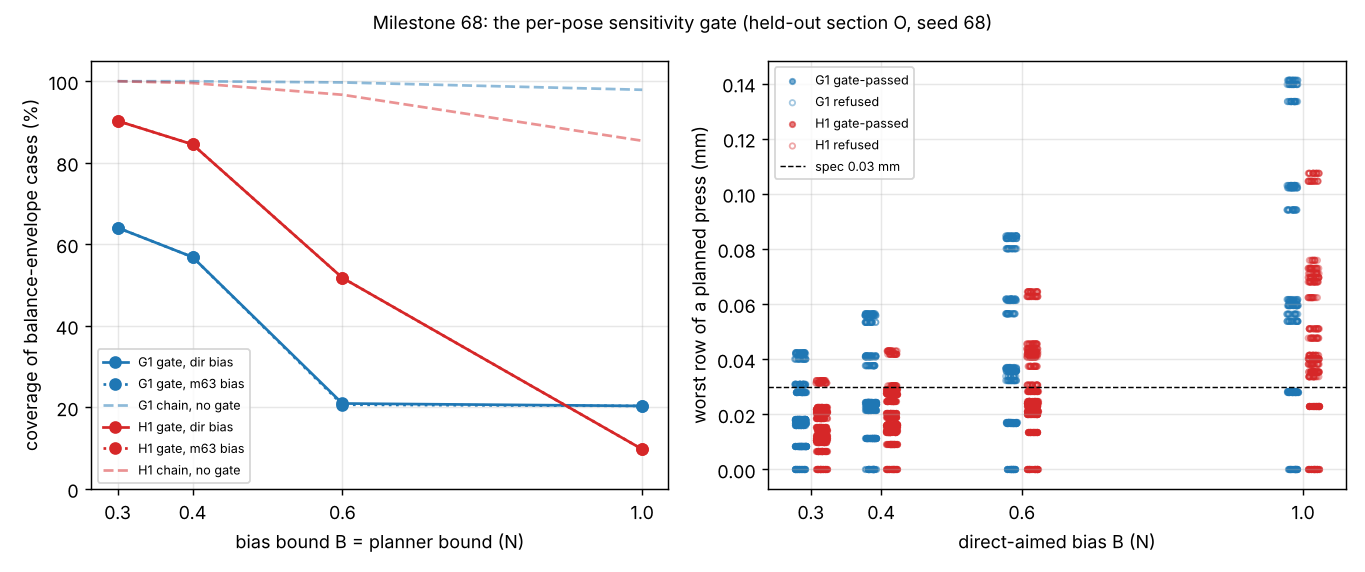

Python code for this plot:
"""Figure for milestone 68: python experiments/m68_jgate/figure.py (reads results.json).

Left: gate coverage (share of balance-envelope cases the gate Y_k + B ||J_k||_table <= 0.03 mm passes) against the
bias bound B, per robot and adversary, beside the chain's own coverage with no gate. Right: the worst row of each
planned press against B, gate-passed presses filled and refused ones hollow, with the 0.03 mm spec."""
import json
import os

import matplotlib
matplotlib.use("Agg")
import matplotlib.pyplot as plt  # noqa: E402
import numpy as np  # noqa: E402

HERE = os.path.dirname(os.path.abspath(__file__))
D = json.load(open(os.path.join(HERE, "results.json")))
SPEC, BS, S = D["spec_mm"], D["bs"], D["S"]
AX = ("y", "z", "yd", "zd")


def planned(r):
    if "out" not in r:
        return None
    if r["out"].get("y") is not None:
        return r["out"]
    e = r.get("esc", {})
    for k, m in (("u", "Mu"), ("s", "S")):
        if e.get(m) is not None and e.get(k):
            return e[k]
    return None


fig, (a1, a2) = plt.subplots(1, 2, figsize=(10.5, 4.4))
for i, (n, col) in enumerate((("g1", "C0"), ("h1", "C3"))):
    for a, ls in (("dir", "-"), ("m63", ":")):
        a1.plot(BS, [S[f"{n} {b:g} {a}"]["gcov"] for b in BS], ls, color=col, marker="o",
                label=f"{n.upper()} gate, {a} bias")
    a1.plot(BS, [S[f"{n} {b:g} dir"]["ccov"] for b in BS], "--", color=col, alpha=0.5, label=f"{n.upper()} chain, no gate")
    tab = D["table"][n]
    for j, b in enumerate(BS):
        wp, wr = [], []
        for x in D["runs"]:
            if x["robot"] != n:
                continue
            for rec in x["rows"]:
                gn = tab.get(str(rec["pose"]))
                for sc in ("+", "-"):
                    p = planned(rec["cases"][f"dir{b:g}{sc}"])
                    if p is None:
                        continue
                    w = max(p[k] for k in AX)
                    ok = gn is not None and all(y + b * g <= SPEC + 1e-12 for y, g in zip(p["Y"], gn))
                    (wp if ok else wr).append(w)
        rng = np.random.default_rng(j + 10 * i)
        off = b + (i - 0.5) * 0.03
        a2.scatter(off + rng.uniform(-0.008, 0.008, len(wp)), wp, s=9, color=col, alpha=0.6,
                   label=f"{n.upper()} gate-passed" if j == 0 else None)
        a2.scatter(off + rng.uniform(-0.008, 0.008, len(wr)), wr, s=9, facecolors="none", edgecolors=col, alpha=0.4,
                   label=f"{n.upper()} refused" if j == 0 else None)
a1.set_xticks(BS)
a1.set_ylim(0, 105)
a1.set_xlabel("bias bound B = planner bound (N)")
a1.set_ylabel("coverage of balance-envelope cases (%)")
a2.axhline(SPEC, color="k", lw=0.8, ls="--", label=f"spec {SPEC} mm")
a2.set_xticks(BS)
a2.set_xlabel("direct-aimed bias B (N)")
a2.set_ylabel("worst row of a planned press (mm)")
for a in (a1, a2):
    a.grid(alpha=0.3)
    a.legend(fontsize=7)
fig.suptitle(f"Milestone 68: the per-pose sensitivity gate (held-out section O, seed {D['seed']})", fontsize=10)
fig.tight_layout()
fig.savefig(os.path.join(HERE, "figure.png"), dpi=130)
print("wrote figure.png")
